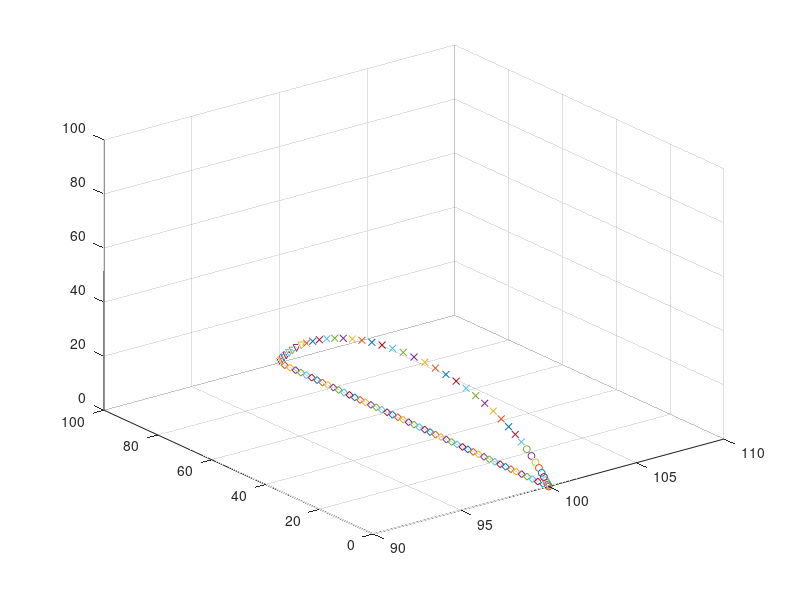
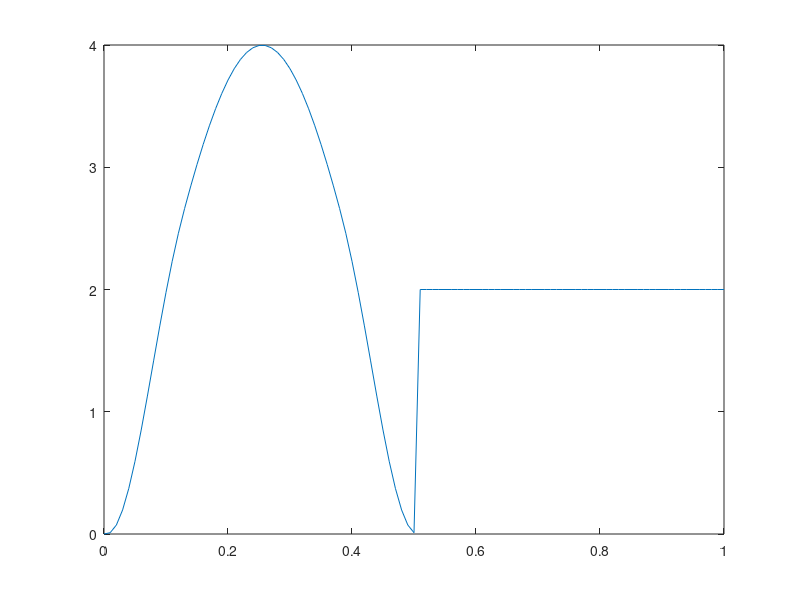
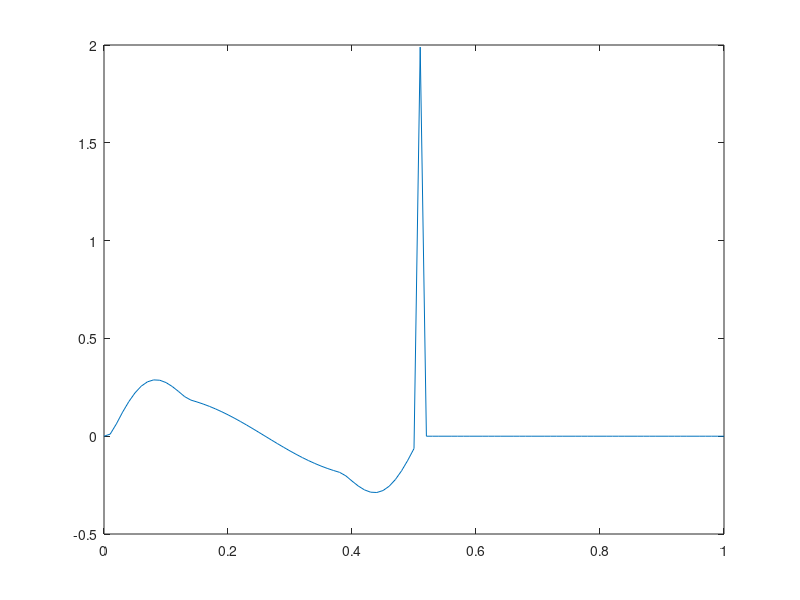

These charts were generated, in order, by the following MATLAB code:
%假设机器人沿y轴方向前进，则其悬空时一条腿的足端轨迹如下推导
%设置有速度分析和加速度分析，速度最大值和加速度最大值为vmax与amax

% 参数设置，长度单位统一为mm，时间单位统一为s；
T=1;%足端运行周期
Ts=0.5;%摆动周期
s0=100;%步长设置，初始设置可能需要返回修改
H0=25;%抬腿高度设置
d=100;%足端运动平面距离机器人行进中心的距离

% 初始化开始
t=0:0.01:T;
z1=zeros(size(t));
y1=zeros(size(t));
x1=zeros(size(t));
% 设置足端运行平面
for i=1:length(t)
    x1(i)=d;
end

% 运算绘图阶段
t1=figure('Name','轨迹落点仿真','NumberTitle','off');
figure(t1);
% 抬腿阶段
for i=1:length(t)
    if (t(i)>0)&(t(i)<(Ts/4))
         z1(i)=(H0./(4+pi)).*(((4*pi)/Ts)*(t(i))-sin((4*pi/Ts).*(t(i))));
         y1(i)=s0.*((t(i)-T)./Ts-(1/2/pi).*sin((2.*pi./Ts)*(t(i))))+2.*s0 ;
         plot3(x1(i),y1(i),z1(i),'o','MarkerSize',5);hold on;
    end
end
%空中纯摆动阶段
for i=1:length(t)
    if t(i)>=(Ts/4)&t(i)<(Ts*3/4)
        z1(i)=((4.*H0)./(4+pi)).*(sin((2*pi/Ts)*t(i)-pi/2)+pi/4);
         y1(i)=s0.*((t(i)-T)./Ts-(1/2/pi).*sin((2.*pi./Ts)*(t(i))))+2.*s0 ;
         plot3(x1(i),y1(i),z1(i),'x','MarkerSize',5);hold on;
    end
end
%落地阶段
for i=1:length(t)
    if t(i)>=(Ts*3/4)&t(i)<(Ts)
        z1(i)=((4.*pi.*H0)./(4+pi)).*((1-t(i)./Ts)-(1/(4*pi)).*sin(4.*pi.* (1-t(i)./Ts)));
        y1(i)=s0.*((t(i)-T)./Ts-(1/2/pi).*sin((2.*pi./Ts)*(t(i))))+2.*s0 ;
       plot3(x1(i),y1(i),z1(i),'v','MarkerSize',5);hold on;
    end
end
%地面支撑阶段
for i=1:length(t)
    if t(i)>=Ts&t(i)<T
         z1(i)=0;
         y1(i)=-s0.*(t(i)-Ts)./(T-Ts)+s0;
         plot3(x1(i),y1(i),z1(i),'d','MarkerSize',5);hold on;
     end
end
zlim([0 s0])
grid on


% 速度分析
%显示足端实时速度
t2=figure('Name','速度分析','NumberTitle','off');
figure(t2);
vz1=zeros(size(t));
vy1=zeros(size(t));
vx1=zeros(size(t));
v=zeros(size(t));
for i=2:length(t)
    %速度分量
    vz1(i)=z1(i)-z1(i-1);
    vy1(i)=y1(i)-y1(i-1);
    vx1(i)=x1(i)-x1(i-1);
    %速度求解
    v(i)=sqrt(vz1(i)*vz1(i)+vy1(i)*vy1(i)+vx1(i)*vx1(i));
end
vmax=max(v);
plot(t,v)


% 加速度分析
%显示足端实时加速度
t3=figure('Name','加速度分析','NumberTitle','off');
figure(t3);
a=zeros(size(t));
for i=2:length(t)
    a(i)=v(i)-v(i-1);
end
amax=max(a);
plot(t,a)
 
